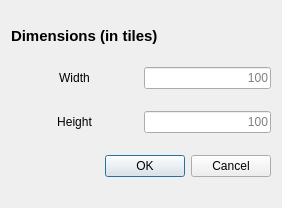
<?xml version="1.0" encoding="UTF-8"?>
<ui version="4.0">
 <class>NewMapDialog</class>
 <widget class="QDialog" name="NewMapDialog">
  <property name="geometry">
   <rect>
    <x>0</x>
    <y>0</y>
    <width>282</width>
    <height>208</height>
   </rect>
  </property>
  <property name="windowTitle">
   <string>Dialog</string>
  </property>
  <layout class="QGridLayout" name="gridLayout">
   <item row="1" column="0">
    <widget class="QLabel" name="etWidth">
     <property name="sizePolicy">
      <sizepolicy hsizetype="Expanding" vsizetype="Preferred">
       <horstretch>0</horstretch>
       <verstretch>0</verstretch>
      </sizepolicy>
     </property>
     <property name="text">
      <string>Width</string>
     </property>
     <property name="alignment">
      <set>Qt::AlignCenter</set>
     </property>
    </widget>
   </item>
   <item row="1" column="1">
    <widget class="QLineEdit" name="textWidth">
     <property name="alignment">
      <set>Qt::AlignRight|Qt::AlignTrailing|Qt::AlignVCenter</set>
     </property>
     <property name="placeholderText">
      <string>100</string>
     </property>
    </widget>
   </item>
   <item row="2" column="0">
    <widget class="QLabel" name="etHeight">
     <property name="sizePolicy">
      <sizepolicy hsizetype="Expanding" vsizetype="Preferred">
       <horstretch>0</horstretch>
       <verstretch>0</verstretch>
      </sizepolicy>
     </property>
     <property name="text">
      <string>Height</string>
     </property>
     <property name="alignment">
      <set>Qt::AlignCenter</set>
     </property>
    </widget>
   </item>
   <item row="2" column="1">
    <widget class="QLineEdit" name="textHeight">
     <property name="alignment">
      <set>Qt::AlignRight|Qt::AlignTrailing|Qt::AlignVCenter</set>
     </property>
     <property name="placeholderText">
      <string>100</string>
     </property>
    </widget>
   </item>
   <item row="3" column="0" colspan="2">
    <widget class="QDialogButtonBox" name="buttonBox">
     <property name="orientation">
      <enum>Qt::Horizontal</enum>
     </property>
     <property name="standardButtons">
      <set>QDialogButtonBox::Cancel|QDialogButtonBox::Ok</set>
     </property>
    </widget>
   </item>
   <item row="0" column="0" colspan="2">
    <widget class="QLabel" name="etDimensions">
     <property name="sizePolicy">
      <sizepolicy hsizetype="Preferred" vsizetype="Fixed">
       <horstretch>0</horstretch>
       <verstretch>0</verstretch>
      </sizepolicy>
     </property>
     <property name="font">
      <font>
       <pointsize>11</pointsize>
       <weight>75</weight>
       <bold>true</bold>
      </font>
     </property>
     <property name="text">
      <string>Dimensions (in tiles)</string>
     </property>
    </widget>
   </item>
  </layout>
 </widget>
 <resources/>
 <connections>
  <connection>
   <sender>buttonBox</sender>
   <signal>accepted()</signal>
   <receiver>NewMapDialog</receiver>
   <slot>accept()</slot>
   <hints>
    <hint type="sourcelabel">
     <x>248</x>
     <y>254</y>
    </hint>
    <hint type="destinationlabel">
     <x>157</x>
     <y>274</y>
    </hint>
   </hints>
  </connection>
  <connection>
   <sender>buttonBox</sender>
   <signal>rejected()</signal>
   <receiver>NewMapDialog</receiver>
   <slot>reject()</slot>
   <hints>
    <hint type="sourcelabel">
     <x>316</x>
     <y>260</y>
    </hint>
    <hint type="destinationlabel">
     <x>286</x>
     <y>274</y>
    </hint>
   </hints>
  </connection>
 </connections>
</ui>
